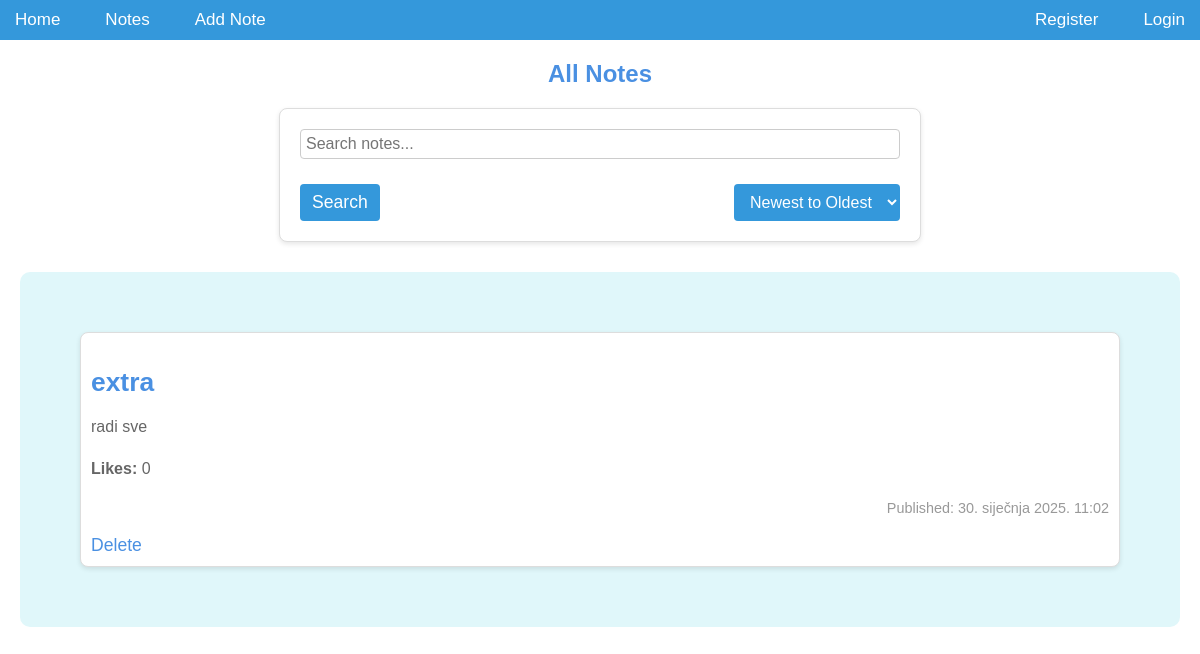
/notes/, run on an earlier commit of the app's database.
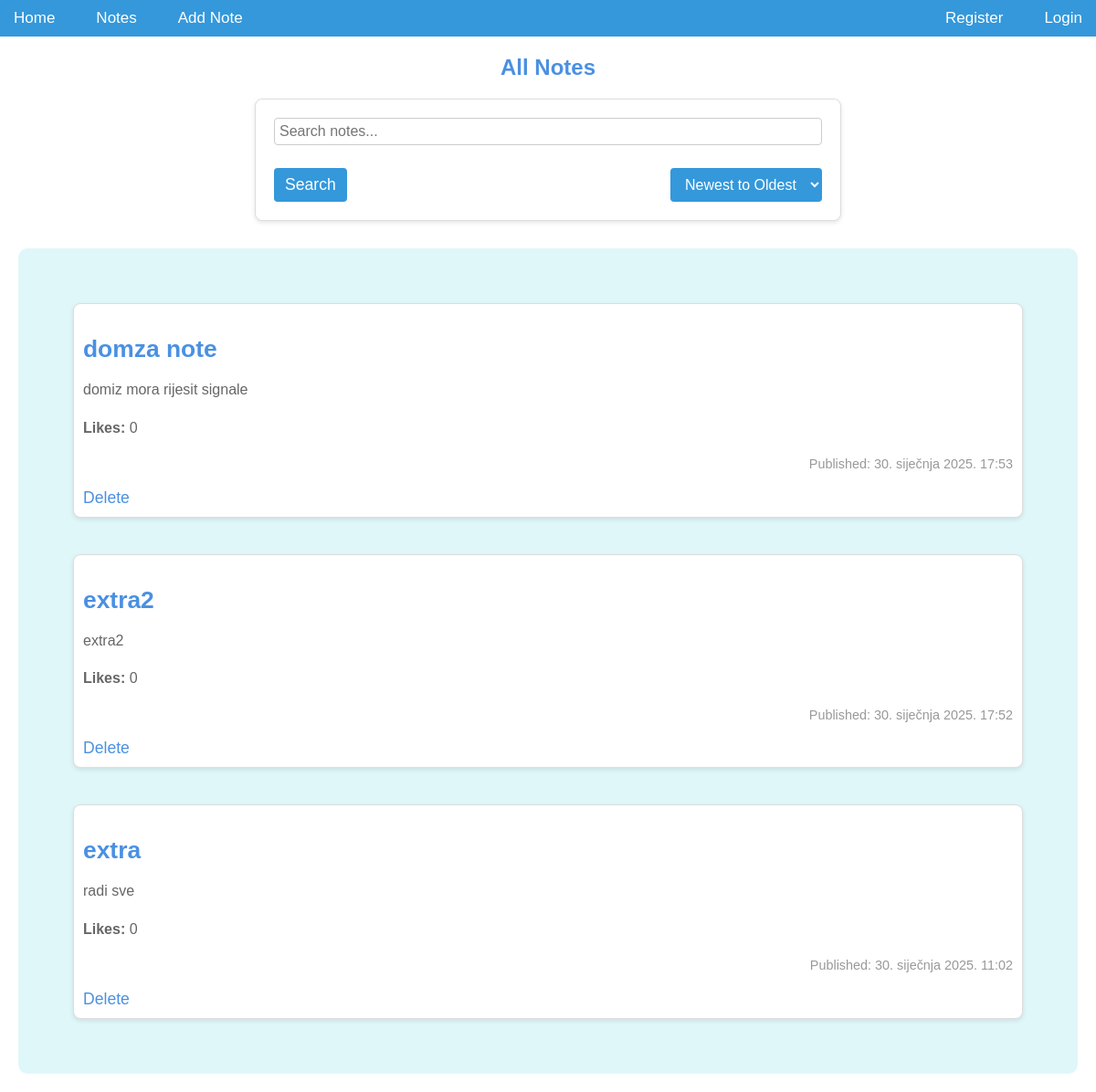
And on a later commit of the database.
### notes/models.py (models this page shows, shortened)
class Note(models.Model):
    user = models.ForeignKey('accounts.CustomUser', on_delete=models.CASCADE, null=True, blank=True, related_name='notes')
    title = models.CharField(max_length=200)
    content = models.TextField()
    pub_date = models.DateTimeField(auto_now_add=True)
    likes = models.PositiveIntegerField(default=0)
    private_notes = models.ManyToManyField(PrivateNoteModel, blank=True)
    is_public = models.BooleanField(default=True)
    is_important = models.BooleanField(default=False)
    is_locked = models.BooleanField(default=False)
    password = models.CharField(max_length=100, null=True, blank=True)

### notes/views.py (the view)
# urls.py: path('', views.index, name='index'),
def index(request):
    search_query = request.GET.get('search', '')
    order = request.GET.get('order', 'desc')
    if search_query:
        notes = Note.objects.filter(title__icontains=search_query, is_public= True)
    else:
        notes = Note.objects.filter(is_public = True)
    if order == 'asc':
        notes = notes.order_by('-is_important', 'pub_date')
    else:
        notes = notes.order_by( '-is_important', '-pub_date')
    context = {
        'latest_note_list': notes,
        'current_order': order,
        'search_query': search_query,
    }
    return render(request, 'notes/index.html', context)

### notes/templates/notes/index.html (shortened to what this page needs)
{% extends 'notes/base.html' %}
{% block content %}
    <h2>All Notes</h2>
    <form method="get" action="{% url 'notes:index' %}" class="sort-form">
        <input type="text" name="search" placeholder="Search notes..." value="{{ search_query }}">
        <div class="search-sort-buttons">
            <button type="submit" class="search-button">Search</button>
            <select name="order" onchange="this.form.submit()">
                <option value="desc" {% if current_order == 'desc' %}selected{% endif %}>Newest to Oldest</option>
            </select>
        </div>
    </form>
    <div class="notes-container">
        {% for note in latest_note_list %}
        <div class="note">
            <h3><a href="{% url 'notes:detail' note.id %}">{{ note.title }}</a></h3>
            <p>{{ note.content }}</p>
            <p><strong>Likes:</strong> {{ note.likes }}</p>
            <p>Published: {{ note.pub_date }}</p>
            <a href="{% url 'notes:delete_note' note.id %}" onclick="return confirm('Are you sure you want to delete this note?');">
                Delete
            </a>
        </div>
        {% empty %}
        <p>No notes available.</p>
        {% endfor %}
    </div>
{% endblock %}

What changed in the data, as far as the page shows it:
added Note: title "domza note", content "domiz mora rijesit signale", likes "0", pub_date "30. siječnja 2025. 17:53"
added Note: title "extra2", content "extra2", likes "0", pub_date "30. siječnja 2025. 17:52"
